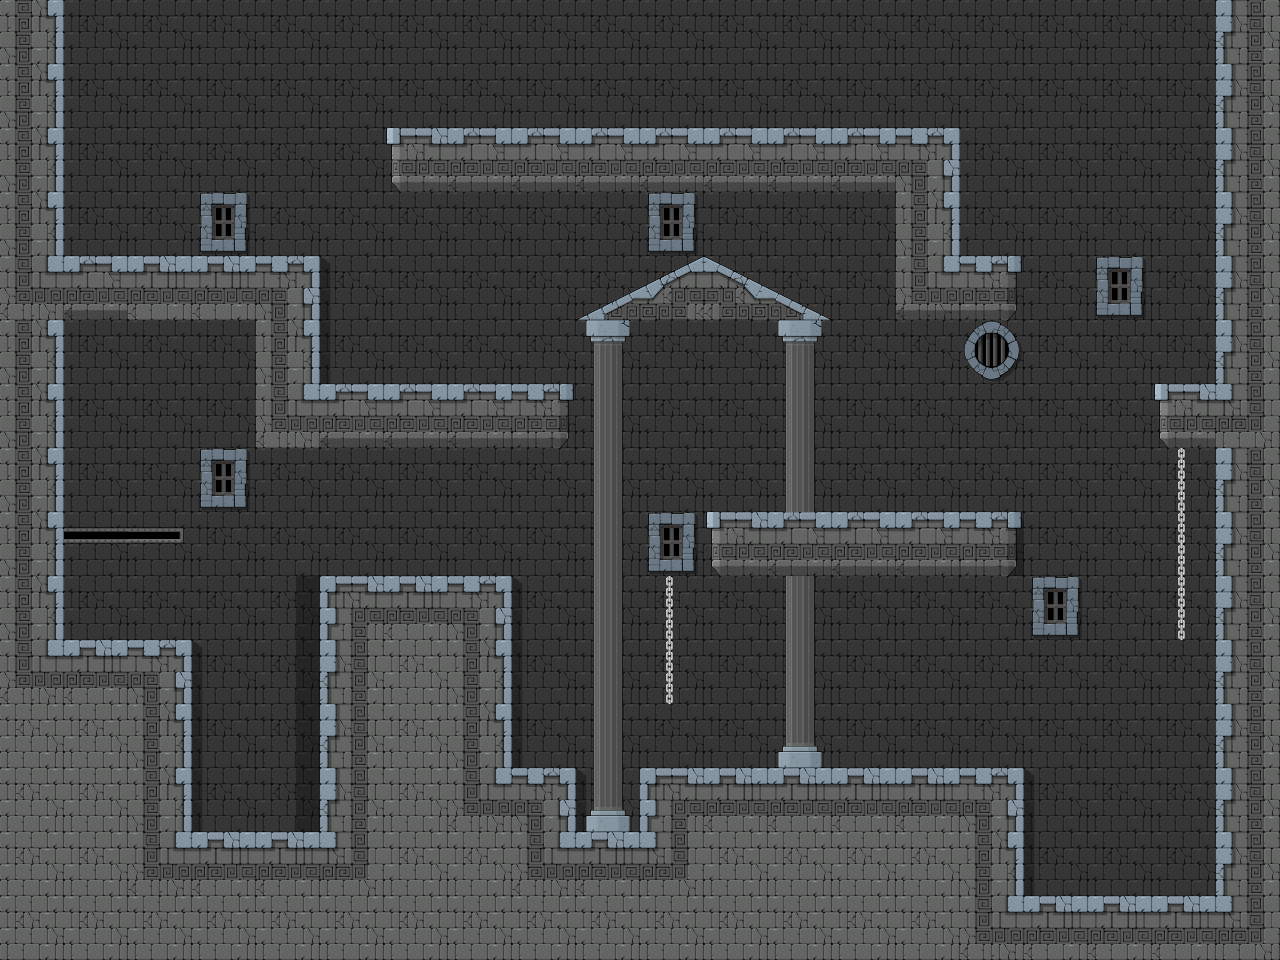

This game map was drawn from its Tiled (.tmx) file and the tilesets committed beside it. A one-line description and the trimmed map source follow:
An orthogonal 20x15 tile map with 64x64 px tiles, 3 tile layers (Background, Decorations, Collisions) and 5 objects.

<map version="1.2" tiledversion="1.2.0" orientation="orthogonal" renderorder="right-down" width="20" height="15" tilewidth="64" tileheight="64" infinite="0" nextlayerid="6" nextobjectid="8">
 <tileset firstgid="1" source="castletiles.tsx" />
 <layer id="2" name="Background" width="20" height="15">
  <data>[300 cells, 300 non-empty, 6 distinct tile ids]</data>
 </layer>
 <layer id="3" name="Decorations" width="20" height="15">
  <data>[300 cells, 37 non-empty, 13 distinct tile ids]</data>
 </layer>
 <layer id="1" name="Collisions" width="20" height="15">
  <data>[300 cells, 116 non-empty, 12 distinct tile ids]</data>
 </layer>
 <objectgroup color="#960000" id="4" name="Enemies">
  <object id="2" x="478.667" y="552" />
  <object id="4" x="360" y="346.667" />
  <object id="5" x="676" y="93.3333" />
  <object id="6" x="990.667" y="733.333" />
 </objectgroup>
 <objectgroup color="#00a000" id="5" name="Goal">
  <object id="1" x="98.6667" y="228" />
 </objectgroup>
</map>
